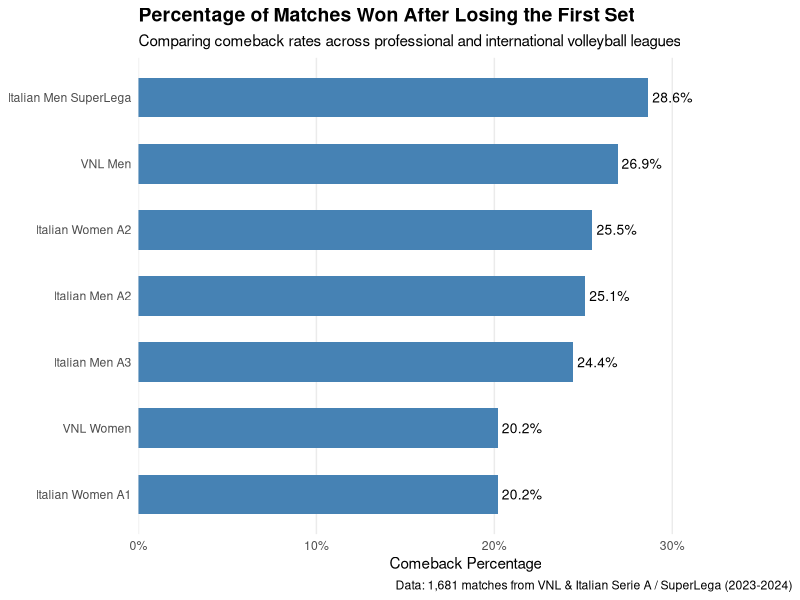

This figure's R source:
## ---- chunk 1
library(tidyverse)
library(scales)

vb_data <- read_csv("data/volleyball_matches.csv", show_col_types = FALSE)

league_summary <- vb_data |>
  group_by(league) |>
  summarise(
    total_matches = n(),
    comebacks = sum(comeback_win),
    comeback_pct = mean(comeback_win),
    .groups = "drop"
  )

ggplot(league_summary, aes(x = comeback_pct, y = fct_reorder(league, comeback_pct))) +
  geom_col(fill = "steelblue", width = 0.6) +
  geom_text(
    aes(label = percent(comeback_pct, accuracy = 0.1)),
    hjust = -0.1,
    size = 3.5
  ) +
  scale_x_continuous(
    labels = percent_format(),
    limits = c(0, 0.35),
    expand = expansion(mult = c(0, 0.05))
  ) +
  labs(
    title = "Percentage of Matches Won After Losing the First Set",
    subtitle = "Comparing comeback rates across professional and international volleyball leagues",
    x = "Comeback Percentage",
    y = NULL,
    caption = "Data: 1,681 matches from VNL & Italian Serie A / SuperLega (2023-2024)"
  ) +
  theme_minimal() +
  theme(
    plot.title = element_text(face = "bold", size = 14),
    panel.grid.minor = element_blank(),
    panel.grid.major.y = element_blank()
  )
